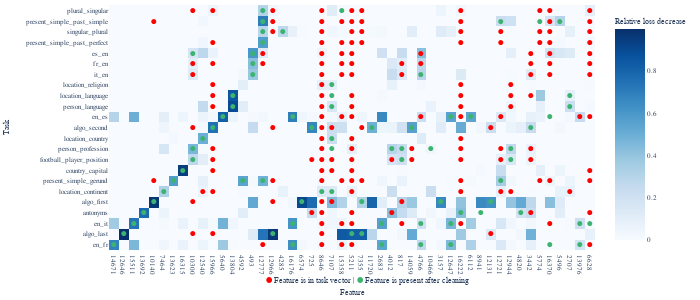

Notebook cell for this chart:
### Code cell
fig = px.imshow(heatmap[:, :max_features], x=[str(features[x]) for x in sorted_indices][:max_features], y=[task_names[x] for x in y_sorted_idx][::-1], width=2000, height=600, aspect="auto", color_continuous_scale="Blues", labels=dict(x="Feature", y="Task", color="Relative loss decrease"))

annotation_style = dict(
    showarrow=False,
    font=dict(color="MediumSeaGreen", size=7),
    xanchor="center",
    yanchor="middle"
)

special_cells = {
    tuple(x): ["●"] for x in np.argwhere(filp_mask == 1)
}

annotations = [
    {**annotation_style, **dict(x=cell[1], y=cell[0], text=icon, xshift=0, yshift=0 - i * 6)}
    for cell, icons in special_cells.items()
    for i, icon in enumerate(icons)
]

annotation_style = dict(
    showarrow=False,
    font=dict(color="red", size=7),
    xanchor="center",
    yanchor="middle"
)

special_cells ={
    tuple(x): ["●"] for x in np.argwhere(filp_mask == 2)
}

# special_cells.update({
#     tuple(x): ["✔", "*"] for x in np.argwhere(filp_mask == 3)
# })


annotations += [
    {**annotation_style, **dict(x=cell[1], y=cell[0], text=icon, xshift=0, yshift=0 - i * 6)}
    for cell, icons in special_cells.items()
    for i, icon in enumerate(icons)
]

# legend_annotations = [
#     dict(
#         x=1.05, y=0.8, text="🟢 Feature is present after cleaning", showarrow=False,
#         font=dict(size=8), xanchor="left", yanchor="top"
#     ),
#     dict(
#         x=1.05, y=0.95, text="🔴 Feature is in task vector", showarrow=False,
#         font=dict(size=8), xanchor="left", yanchor="top"
#     )
# ]

# fig.update_layout(width =600, height=250, 
#                 font_family="Serif", font_size=7, 
#                 margin_l=5, margin_t=5, margin_b=5, margin_r=5,
#         title=dict(
#         text=legend_html,
#         x=0.525,  # Center the title
#         y=0.09,  # Place the legend below the plot
#         xanchor="center",
#         yanchor="top"
#     ))


# legend_html = """
# <span style="font-size:8px;">
# <span style="color:red">•</span> Feature is in task vector | <span style="color:green">•</span> Feature is present after cleaning
# </span>
# """

# Update layout with annotations
fig.update_layout(annotations=annotations)

legend_html = """
<span style="font-size:8px;">
<span style="color:red">●</span> Feature is in task vector | <span style="color:MediumSeaGreen">●</span> Feature is present after cleaning
</span>
"""

fig.update_layout(width =700, height=300, 
                font_family="Serif", font_size=7,
                margin_l=5, margin_t=5, margin_b=5, margin_r=5,
        title=dict(
        text=legend_html,
        x=0.525,  # Center the title
        y=0.079,  # Place the legend below the plot
        xanchor="center",
        yanchor="top"
    ))


# fig.update_layout(annotations=annotations)

import plotly.io as pio
pio.write_image(fig, "micrlhf-progress/images/executor_heatmap_l12_new_gemma_2_16k.pdf", width =700, height=300)
fig
